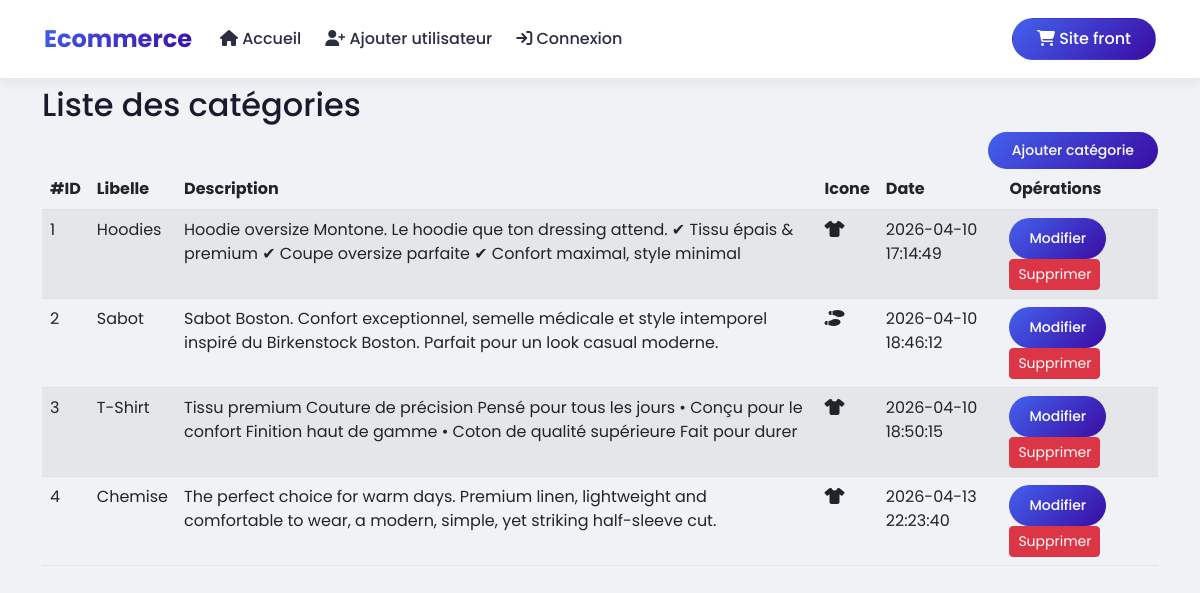
/categories.php, run on the app's committed database.
### tables this page shows
CREATE TABLE `categorie` (
  `id` int(11) NOT NULL,
  `libelle` varchar(100) NOT NULL,
  `description` varchar(255) NOT NULL,
  `date_creation` datetime NOT NULL DEFAULT current_timestamp(),
  `icone` varchar(200) NOT NULL
);

### categories.php (the view, shortened to what this page needs)
<!doctype html>
<html lang="en">
<head>
    <?php include 'include/head.php' ?>
</head>
<body>
    <?php include 'include/nav.php' ?>
    <div class="container py-2">
        <h2>Liste des catégories</h2>
        <a href="ajouter_categorie.php" class="btn btn-primary float-end btn-sm">Ajouter catégorie</a>
        <table class="table table-striped table-hover">
            <thead>
                <tr>
                    <th>#ID</th>
                    <th>Libelle</th>
                    <th>Description</th>
                    <th>Icone</th>
                    <th>Date</th>
                    <th>Opérations</th>
                </tr>
            </thead>
            <tbody>
                <?php
                require_once 'include/database.php';
                $categories = $pdo->query('SELECT * FROM categorie')->fetchAll(PDO::FETCH_ASSOC);
                foreach ($categories as $categorie) {
                    ?>
                    <tr>
                        <td><?php echo $categorie['id'] ?></td>
                        <td><?php echo $categorie['libelle'] ?></td>
                        <td><?php echo $categorie['description'] ?></td>
                        <td>
                            <i class="fa <?php echo $categorie['icone'] ?>"></i>
                        </td>
                        <td><?php echo $categorie['date_creation'] ?></td>
                        <td>
                            <a href="modifier_categorie.php?id=<?php echo $categorie['id'] ?>"
                                class="btn btn-primary btn-sm">Modifier</a>
                            <a href="supprimer_categorie.php?id=<?php echo $categorie['id'] ?>"
                                onclick="return confirm('Voulez vous vraiment supprimer la catégorie <?php echo $categorie['libelle'] ?>');"
                                class="btn btn-danger btn-sm">Supprimer</a>
                        </td>
                    </tr>
                    <?php
                }
                ?>
            </tbody>
        </table>
    </div>
</body>
</html>

### assets/css/style.css (style rules this page uses)
:root { --primary: #4361ee; --primary-dark: #3a0ca3; --secondary: #f72585; --success: #2ec973; --danger: #ef476f; --dark: #1a1a2e; --gray: #6c757d; --light: #f0f2f5; --white: #ffffff; }
* { margin: 0; padding: 0; box-sizing: border-box; }
body { font-family: "Poppins", sans-serif; background: var(--light); color: var(--dark); }
.btn.float-end { background: linear-gradient(135deg, var(--primary), var(--primary-dark)); color: var(--white); border-radius: 30px; padding: 0.5rem 1.5rem; font-weight: 500; transition: all 0.3s; }
.btn-primary { background: linear-gradient(135deg, var(--primary), var(--primary-dark)); border: none; border-radius: 30px; padding: 10px 20px; font-weight: 500; transition: all 0.3s; cursor: pointer; }

### data on the page
categorie: id "1", libelle "Hoodies", description "Hoodie oversize Montone. Le hoodie que ton dressing attend. ✔ Tissu épais & premium ✔ Coupe oversize parfaite ✔ Confort maximal, style minimal", date_creation "2026-04-10 17:14:49"
categorie: id "2", libelle "Sabot", description "Sabot Boston. Confort exceptionnel, semelle médicale et style intemporel inspiré du Birkenstock Boston. Parfait pour un look casual moderne.", date_creation "2026-04-10 18:46:12"
categorie: id "3", libelle "T-Shirt", description "Tissu premium Couture de précision Pensé pour tous les jours • Conçu pour le confort Finition haut de gamme • Coton de qualité supérieure Fait pour durer", date_creation "2026-04-10 18:50:15"
categorie: id "4", libelle "Chemise", description "The perfect choice for warm days. Premium linen, lightweight and comfortable to wear, a modern, simple, yet striking half-sleeve cut.", date_creation "2026-04-13 22:23:40"
